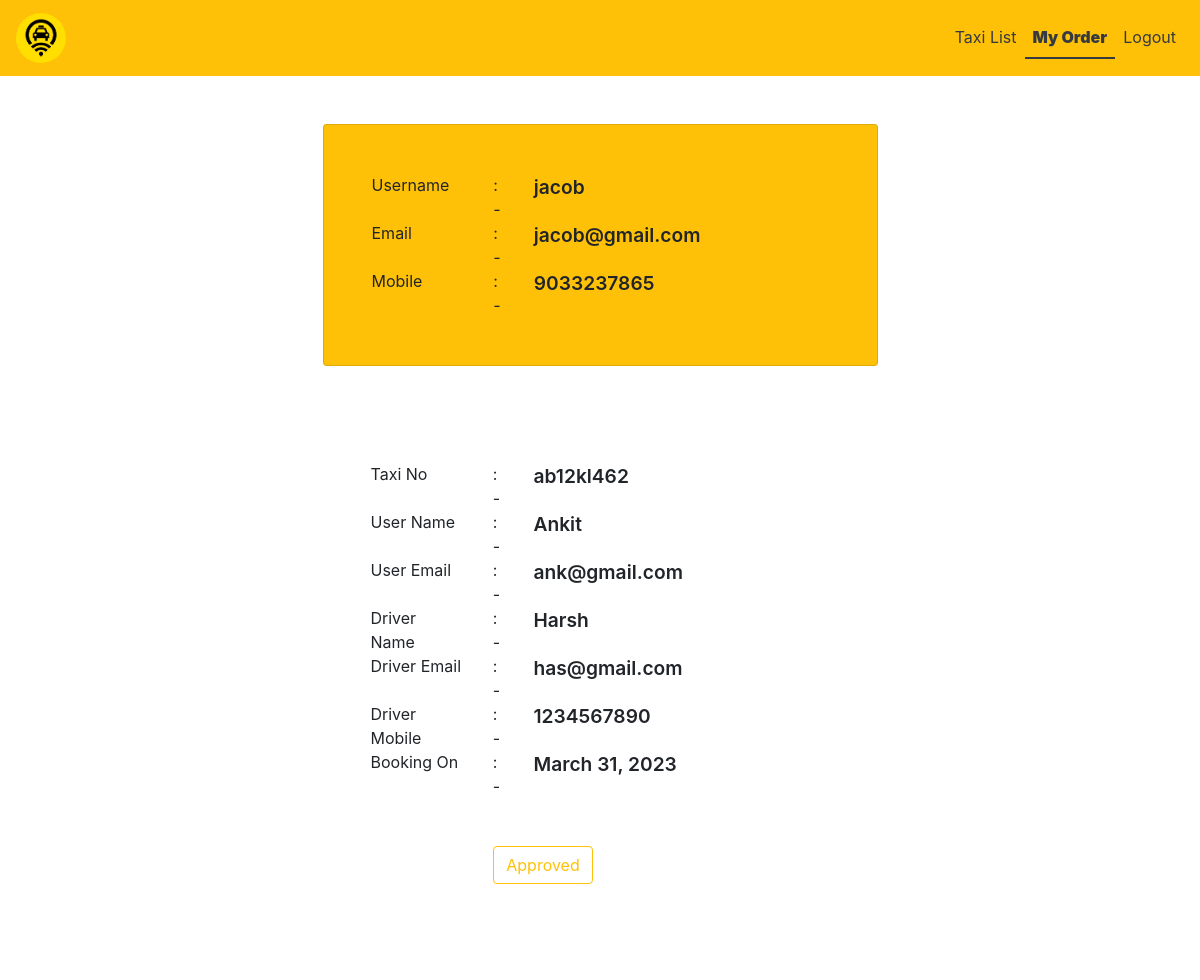
Page /driverbookingapproval/28/ (signed in) on the committed database.
### app1/models.py (models this page shows, shortened)
class DriverRegisteration(models.Model):
    name=models.CharField(max_length=30,null=True)
    mobile=models.CharField(max_length=30,null=True)
    email=models.EmailField()
    password=models.CharField(max_length=30,null=True)
    badge_number=models.CharField(max_length=20,unique=True,null=True)

class TaxiBooking(models.Model):
    user=models.ForeignKey(Registeration,null=True,on_delete=models.CASCADE)
    taxi=models.ForeignKey(TaxiDetails,null=True,on_delete=models.CASCADE)
    booked_time=models.DateField(null=True,auto_now_add=True)
    is_booked=models.BooleanField(default=False)
    is_finished=models.BooleanField(default=False)

class TaxiDetails(models.Model):
    taxi_no=models.CharField(max_length=15,null=True)
    driver=models.ForeignKey(DriverRegisteration,on_delete=models.CASCADE)
    source=models.CharField(max_length=40,null=True)
    destination=models.CharField(max_length=40,null=True)
    price=models.IntegerField(null=True)
    is_booked=models.BooleanField(default=False)
    is_accepted=models.BooleanField(default=False)
    def __str__(self) -> str:
        return self.taxi_no

class Registeration(models.Model):
    name=models.CharField(max_length=30,null=True)
    mobile=models.CharField(max_length=30,null=True)
    email=models.EmailField()
    password=models.CharField(max_length=30,null=True)
    city=models.CharField(max_length=40,null=True)
    country=models.CharField(max_length=40,null=True)
    pincode=models.CharField(max_length=30,null=True)

### app1/views.py (the view, shortened to what this page needs)
# urls.py: path('driverbookingapproval/<int:id>/',driverbookingapproval,name='driverbookingapproval'),
def driverbookingapproval(request,id):
    if 'email' in request.session.keys():
        driver=DriverRegisteration.objects.get(email=request.session['email'])
        model=TaxiBooking.objects.get(id=id)
        taxi_model=TaxiDetails.objects.get(driver=driver)
        return render(request,'driverbookingapproval.html',{'driver':driver,'model':model})
    else:
        return redirect('driversignin')

### app1/templates/driverbookingapproval.html (shortened to what this page needs)
{% load static %}
<!DOCTYPE html>
<html lang="en">
  <head>
    <link
      rel="stylesheet"
      href="https://cdn.jsdelivr.net/npm/bootstrap@4.6.2/dist/css/bootstrap.min.css" />
    <link
      rel="stylesheet"
      href="https://cdnjs.cloudflare.com/ajax/libs/font-awesome/4.7.0/css/font-awesome.min.css" />
  </head>
  <body>
    <nav class="navbar navbar-expand-md bg-warning navbar-light">
      <a class="navbar-brand text-dark" href="/search/"
        ><img
          src="{% static  'img/logo.png'%}"
          style="border-radius: 50%; height: 50px; width: 50px"
      /></a>
      <div class="collapse navbar-collapse" id="collapsibleNavbar">
        <ul class="navbar-nav ml-auto">
          <li class="nav-item">
            <a class="nav-link text-dark" href="/search/">Taxi List</a>
          </li>
          <li class="nav-item">
            <a class="nav-link text-dark" id="active" href="/myorder/"
              >My Order</a
            >
          </li>
          {% if 'email1' in request.session %}
          <li class="nav-item">
            <a class="nav-link text-dark" href="/logout/">Logout</a>
          </li>
          {% elif 'email' in request.session %}
          <li class="nav-item">
            <a class="nav-link text-dark" href="/driverlogout/">Logout</a>
          </li>
          {% else %}
          <li class="nav-item">
            <a class="nav-link text-dark" href="/logout/">Login</a>
          </li>
          {% endif %}
        </ul>
      </div>
    </nav>
    <div class="container mt-5">
      <div class="card col-md-6 m-auto p-5 bg-warning">
        {% if 'email' in request.session %}
        <div class="row">
          <div class="col-md-3">Username</div>
          <div class="col-md-1">:-</div>
          <div class="col-md-8 display">{{ driver.name }}</div>
        </div>
        <div class="row">
          <div class="col-md-3">Email</div>
          <div class="col-md-1">:-</div>
          <div class="col-md-8 display">{{driver.email }}</div>
        </div>
        <div class="row">
          <div class="col-md-3">Mobile</div>
          <div class="col-md-1">:-</div>
          <div class="col-md-8 display">{{ driver.mobile }}</div>
        </div>
        {% else %}
        <div></div>
        {% endif %}
      </div>
      <div class="mt-5">
        <div class="card col-md-6 m-auto p-5 border-0">
          {% if 'No data' != model %}
          <div class="row">
            <div class="col-md-3">Taxi No</div>
            <div class="col-md-1">:-</div>
            <div class="col-md-8 display">{{ model.taxi.taxi_no }}</div>
          </div>
          <div class="row">
            <div class="col-md-3">User Name</div>
            <div class="col-md-1">:-</div>
            <div class="col-md-8 display">{{ model.user.name }}</div>
          </div>
          <div class="row">
            <div class="col-md-3">User Email</div>
            <div class="col-md-1">:-</div>
            <div class="col-md-8 display">{{ model.user.email }}</div>
          </div>
          <div class="row">
            <div class="col-md-3">Driver Name</div>
            <div class="col-md-1">:-</div>
            <div class="col-md-8 display">{{ model.taxi.driver.name }}</div>
          </div>
          <div class="row">
            <div class="col-md-3">Driver Email</div>
            <div class="col-md-1">:-</div>
            <div class="col-md-8 display">{{ model.taxi.driver.email }}</div>
          </div>
          <div class="row">
            <div class="col-md-3">Driver Mobile</div>
            <div class="col-md-1">:-</div>
            <div class="col-md-8 display">{{ model.taxi.driver.mobile }}</div>
          </div>
          <div class="row">
            <div class="col-md-3">Booking On</div>
            <div class="col-md-1">:-</div>
            <div class="col-md-8 display">{{ model.booked_time }}</div>
          </div>
          <div class="card col-md-6 pt-5 pb-5 m-auto border-0 p-2">
            <form method="post">
              <button type="submit" class="btn btn-outline-warning">
                Approved
              </button>
            </form>
          </div>
          {% else %}
          <div class="text-warning"><h2>No Request</h2></div>
          {% endif %}
        </div>
      </div>
    </div>
  </body>
</html>

### app1/templates/driverbookingapproval.html (style rules this page uses)
#active { font-weight: 900; border-bottom: 2px solid; }
.display { font-size: larger; font-weight: 600; }

### rows in the picture
DriverRegisteration: name "jacob", email "jacob@gmail.com", mobile "9033237865"
TaxiBooking: taxi.taxi_no "ab12kl462", user.name "Ankit", user.email "ank@gmail.com", taxi.driver.name "Harsh", taxi.driver.email "has@gmail.com", taxi.driver.mobile "1234567890", booked_time "March 31, 2023"
